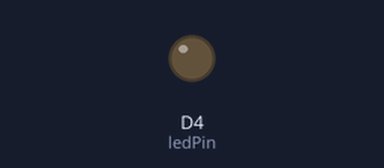
A sketch run on a simulated ESP8266 (Wemos D1 mini). Parts: output pins drawn as LEDs (lit = HIGH).

Above: at 0.05 s.
At 4.95 s:
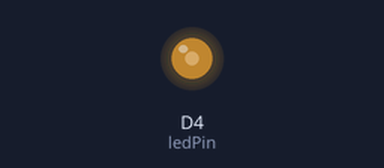
At 9.85 s:
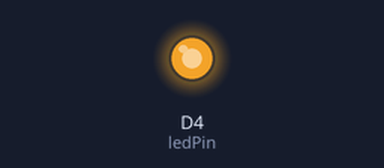
At 19.75 s:
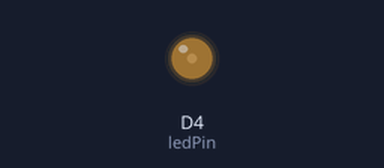
Timing chart, 0 to 28.4 s (numbered marks = the images above):
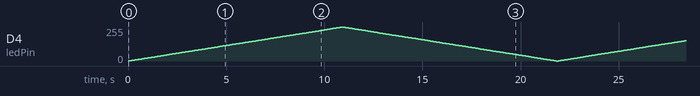

The sketch:

3-3ledFade.ino
```cpp
/*
  Ex3. 3-3ledFade.ino
  D1 mini LED fade PWM output
*/
//bright the LED is (0 = full, 512 = dim, 1023 = off)
int ledPin = D4;      // BUILTIN_LED
int value = 0;
int dir = 1;

void setup() {
  pinMode(ledPin, OUTPUT);
}

void loop() {
  if(millis()%10==0){
      value = value + dir;
      if((value == 0)||(value == 1023)) {
        dir = dir*-1;
      }
  }
  analogWrite(ledPin, value);
  delay(1);
}
```
